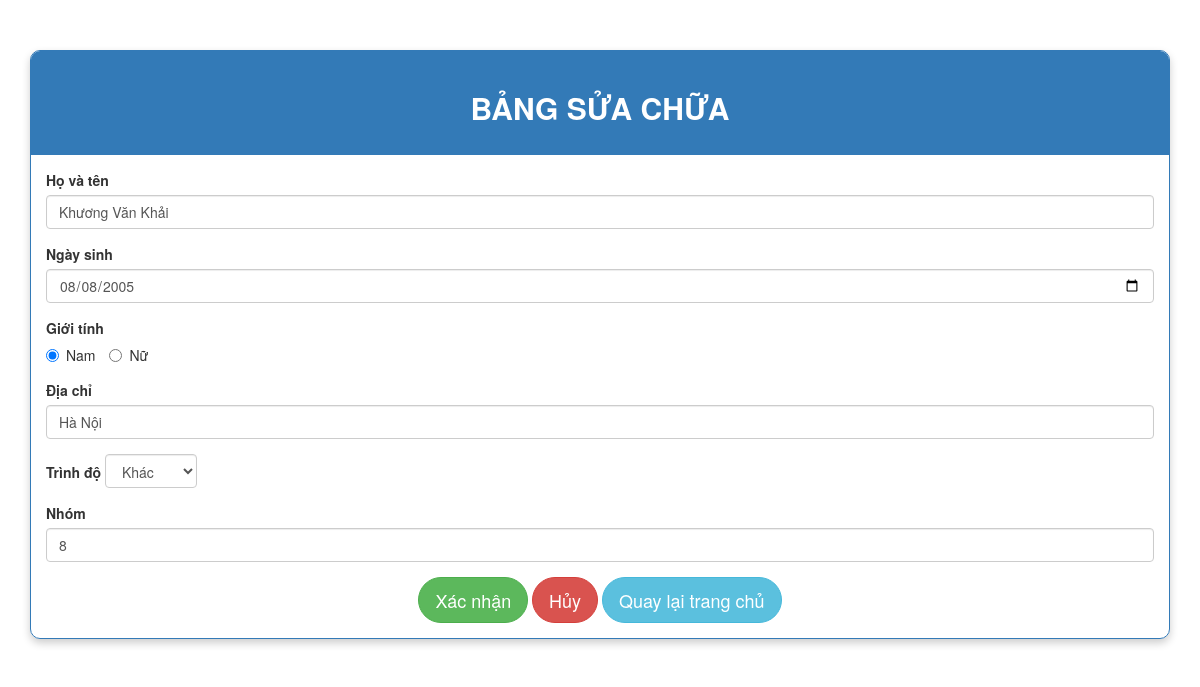
The page /edit.php?hid=4 on the database its author committed.
### tables this page shows
CREATE TABLE `table_students` (
  `id` int(200) NOT NULL,
  `fullname` varchar(100) NOT NULL,
  `dob` date NOT NULL,
  `gender` int(5) NOT NULL,
  `hometown` varchar(200) NOT NULL,
  `level` int(5) NOT NULL,
  `group` int(50) NOT NULL
);

### edit.php (the view, shortened to what this page needs)
<?php
global $conn;
$hid=$_GET["hid"];
$edit_sql="SELECT * FROM table_students WHERE id='$hid'";
$result=mysqli_query($conn,$edit_sql);
$row=mysqli_fetch_assoc($result);
?>
<!DOCTYPE html>
<html lang="en">
<head>
    <link rel="stylesheet" href="https://maxcdn.bootstrapcdn.com/bootstrap/3.4.1/css/bootstrap.min.css">
</head>
<body>
<div class="container">
    <div class="panel panel-primary">
        <div class="panel-heading text-center">
            <h2><strong>BẢNG SỬA CHỮA</strong></h2>
        </div>
        <div class="panel-body">
            <form action="update.php" method="post" id="form">
                <div class="form-group">
                    <label for="full_Name"><strong>Họ và tên</strong></label>
                    <input type="text" id="full_Name" name="full_Name" placeholder="Điền họ và tên" class="form-control" value="<?php echo $row["fullname"]?>">
                </div>
                <div class="form-group">
                    <label for="dob"><strong>Ngày sinh</strong></label>
                    <input type="date" id="dob" name="dob" class="form-control" value="<?php echo $row["dob"]?>">
                </div>
                <div class="form-group">
                    <label>Giới tính</label><br>
                    <label class="radio-inline">
                        <input type="radio" name="gender" id="male" value="1" <?php echo ($row["gender"] == 1) ? "checked" : ""; ?>> Nam
                    </label>
                    <label class="radio-inline">
                        <input type="radio" name="gender" id="female" value="0" <?php echo ($row["gender"] == 0) ? "checked" : ""; ?>> Nữ
                    </label>
                </div>
                <div class="form-group">
                    <label for="hometown"><strong>Địa chỉ</strong></label>
                    <input type="text" id="hometown" name="hometown" placeholder="Điền địa chỉ" class="form-control" value="<?php echo $row["hometown"]?>">
                </div>
                <div class="form-group">
                    <label for="level"><strong>Trình độ</strong></label>
                    <select name="level" id="level" class="form-control">
                        <option value="3" <?php echo ($row["level"] == 3) ? "selected" : ""; ?>>Khác</option>
                    </select>
                </div>
                <div class="form-group">
                    <label for="group"><strong>Nhóm</strong></label>
                    <input type="text" id="group" name="group" placeholder="Điền nhóm" class="form-control" value="<?php echo $row["group"]?>">
                </div>
                <div class="text-center">
                    <button type="submit" class="btn btn-success btn-lg">Xác nhận</button>
                    <button type="reset" class="btn btn-danger btn-lg">Hủy</button>
                    <a href="home.php" class="btn btn-info btn-lg">Quay lại trang chủ</a>
                </div>
            </form>
        </div>
    </div>
</div>
</body>
</html>

### edit.php (style rules this page uses)
body { background: url(image/img.jpg); }
.container { margin-top: 50px; }
.panel { border-radius: 10px; overflow: hidden; box-shadow: 0 4px 8px rgba(0, 0, 0, 0.2); background: rgba(255, 255, 255, 0.5); backdrop-filter: blur(10px); border-radius: 10px; }
.panel-heading { background-color: #1f9cca ; color: #ffffff ; padding: 20px; }
.btn { border-radius: 25px; }
select.form-control { display: inline-block; width: auto; }

### rows shown on the page
table_students: full_Name "Khương Văn Khải", dob "08/08/2005", gender "☑ Nam", gender "☐ Nữ", hometown "Hà Nội", level "Khác", group "8"
